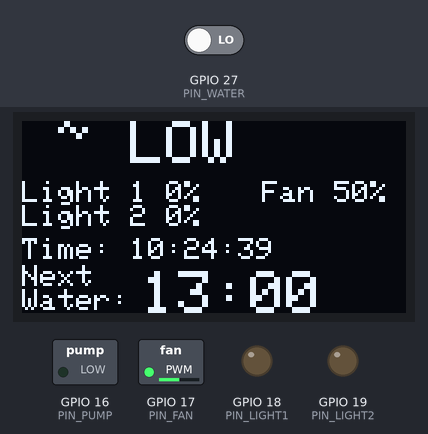
A program run on a simulated ESP32. Shown: 128×64 one-colour display, switched loads named in the program (green lamp = pin HIGH), output pins drawn as LEDs (lit = HIGH). The test bench sets the inputs (shaded band); at power-on: GPIO 27 (PIN_WATER) LOW. WiFi joins after 1.5 s; servers stay silent unless stated; the local clock reads 2024-03-15 10:24:30 at power-on unless the program sets it; what the program prints to the serial monitor is not drawn.

Above: at 9.3 s.
9.4 s: GPIO 27 (PIN_WATER) driven HIGH
At 10.9 s:
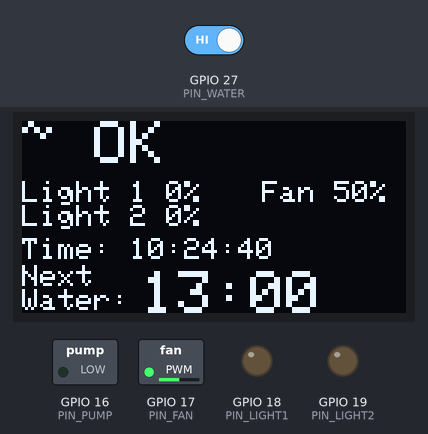
12.4 s: GPIO 27 (PIN_WATER) driven LOW
At 13.9 s:
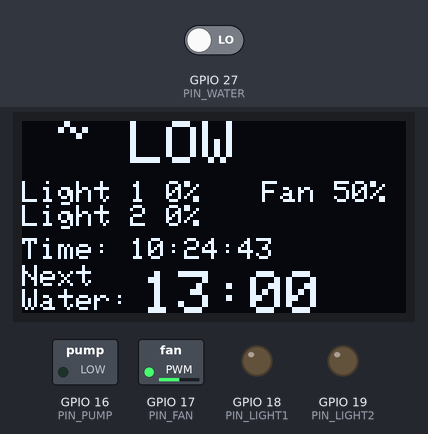
14.5 s: GPIO 27 (PIN_WATER) driven HIGH
At 20.5 s:
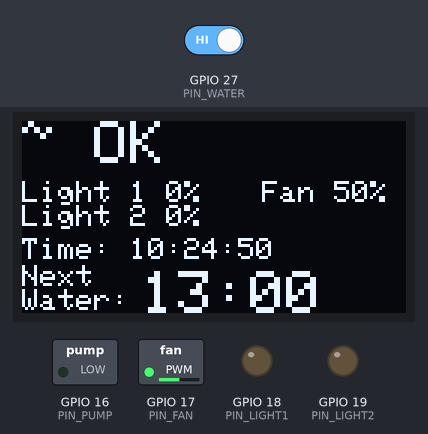
Timing chart, 0 to 22.0 s (numbered marks = the images above; inputs shaded):
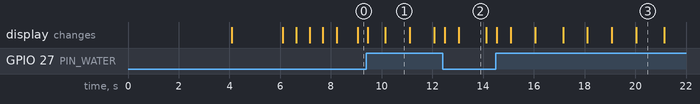

The program:

main.cpp
```cpp
/*********
  Basic Hydroponics Pump Timer
  Uses ESP32 time library to manage system clock: https://github.com/fbiego/ESP32Time

  TODO

* Fix issue with hour == 0 & reset

*********/

#include <config.h>
#include <Arduino.h>
#include <WiFi.h>
#include <time.h>
#include <ESP32Time.h>
#include <SPI.h>
#include <Wire.h>
#include <Adafruit_GFX.h>
#include <Adafruit_SSD1306.h>

ESP32Time rtc;

#define SCREEN_WIDTH 128 // OLED display width, in pixels
#define SCREEN_HEIGHT 64 // OLED display height, in pixels

// Declaration for an SSD1306 display connected to I2C (SDA, SCL pins)
#define OLED_RESET     -1 // Reset pin # (or -1 if sharing Arduino reset pin)
Adafruit_SSD1306 display(SCREEN_WIDTH, SCREEN_HEIGHT, &Wire, OLED_RESET);

#define LOGO_HEIGHT   64
#define LOGO_WIDTH    64

#include <bitmaps.h>

// Setup some variables to hold status
int pump_times_length = 0;
bool pump_times_status[100];

int light_times_length = 0;
bool light_times_status[100];

int fan_times_length = 0;
bool fan_times_status[1440];

int pwm_channel_fan_status = 0;
int pwm_channel_light1_status = 0;
int pwm_channel_light2_status = 0;

// Levels the lights should fade to (see lights_update)
int light1_target = 0;
int light2_target = 0;

bool reset = false;

void debug(String line, String line2 = "") {
  // Serial output
  Serial.println(line);
  // Display
  display.clearDisplay();
  display.setCursor(0, 10);
  display.setTextColor(WHITE);
  display.println(line);
  display.println(line2);
  display.display();
  delay(500);
}

// Setup/Reset the timers for the day
void timers_setup(void) {
  // Get the length of pump_times array for looping later
  pump_times_length = sizeof(pump_times)/sizeof(pump_times[0]);
  light_times_length = sizeof(light_times)/sizeof(light_times[0]);
  fan_times_length = sizeof(fan_times)/sizeof(fan_times[0]);

  // Reset the status of all timers (true = ready)
  for (int i = 0; i < pump_times_length; i++) {
    pump_times_status[i] = true;
  }
  for (int i = 0; i < light_times_length; i++) {
    light_times_status[i] = true;
  }
  for (int i = 0; i < fan_times_length; i++) {
    fan_times_status[i] = true;
  }
}

// Get the state of a particular time
bool timer_pump_getstate(int time) {
  // Find the index that matches hour
  int index = -1;
  for (int i=0; i<pump_times_length; i++) {
    if (time == pump_times[i]) {
      index = i;
      break;
    }
  }
  if (index == -1) {
    return false;
  } else {
    // Return current status
    return pump_times_status[index];
  }
}

// Set the state of a time
void timer_pump_setstate(int time, bool value) {
  int index = -1;
  // Find the index that matches hour
  for (int i=0; i<pump_times_length; i++) {
    if (time == pump_times[i]) {
      index = i;
      break;
    }
  }
  if (index != -1) {
    // Update status as per value
    pump_times_status[index] = value;
  }
}

// Get the next timer that is ready
int timer_pump_next(void) {
  int hour = rtc.getHour(true);
  int minute = rtc.getMinute();
  int time = (hour * 60) + minute;
  for (int i=0; i<pump_times_length; i++) {
    if (pump_times[i] >= time) {
      bool state = timer_pump_getstate(pump_times[i]);
      if(state == true) {
        return pump_times[i];
        break;
      }
    }
  }
  return -1;
}

// Run the pump
void pump_run(void) {
  display.clearDisplay();
  display.setTextSize(2);
  display.setTextColor(WHITE);
  display.setCursor(0, 0);
  display.println("Watering");
  display.display();

  // Turn relay on
  digitalWrite(PIN_PUMP, HIGH);
  delay(pump_duration * 1000);
  // Turn relay off
  digitalWrite(PIN_PUMP, LOW);
}

void fan_update(int duty) {
  ledcWrite(PIN_FAN, duty);
}

// Check if we need to run the next time
void timer_pump_check(void) {
  int hour = rtc.getHour(true);
  int minute = rtc.getMinute();
  int time = (hour * 60) + minute;
  int next_time = timer_pump_next();
  // Check if we have reached next time
  if (time == next_time) {
    // Check if time has run or not
    bool state = timer_pump_getstate(next_time);
    if (state == true) {
      pump_run();
      timer_pump_setstate(next_time, false);
    }
  }
}

int get_time_minutes() {
  int hour = rtc.getHour(true);
  int minute = rtc.getMinute();
  return (hour * 60) + minute;
}


void timer_fan_check(void) {
  int time = get_time_minutes();

  // Loop over times
  for (int i=0; i<fan_times_length; i++) {
    if (fan_times[i][0] == time) {
      if (fan_times_status[i] == true) {
        ledcWrite(PIN_FAN, fan_times[i][1]);
        pwm_channel_fan_status = fan_times[i][1];
        fan_times_status[i] = false;
      }
    }
  }
}


void timer_light_check(void) {
  int time = get_time_minutes();
  for (int i=0; i<light_times_length; i++) {
    if (light_times[i][0] == time) {
      if (light_times_status[i] == true) {
        // Set the targets only - lights_update does the fading
        if (light_times[i][1] == 0 || light_times[i][1] == 1) {
          light1_target = light_times[i][2];
        }
        if (light_times[i][1] == 0 || light_times[i][1] == 2) {
          light2_target = light_times[i][2];
        }
        light_times_status[i] = false;
      }
    }
  }
}


// Start fading a light towards its target, if it isn't already there.
// The original ESP32 can't interrupt a running hardware fade, so if one is
// still going ledcFade fails and we try again on the next loop.
void light_fade_to(int pin, int &status, int target) {
  if (status == target) return;
  if (light_fade_ms <= 0) {
    ledcWrite(pin, target);
    status = target;
  } else if (ledcFade(pin, status, target, light_fade_ms)) {
    status = target;
  }
}

void lights_update(void) {
  light_fade_to(PIN_LIGHT1, pwm_channel_light1_status, light1_target);
  light_fade_to(PIN_LIGHT2, pwm_channel_light2_status, light2_target);
}


// Work out the duty the fan should be at for a given time, from the most
// recent schedule entry. If nothing has happened yet today, carry over the
// last entry of the day (i.e. what was set yesterday evening).
// Returns 0 if there are no entries.
int fan_duty_at(int time) {
  int best_today = -1, best_today_time = -1;
  int best_any = -1, best_any_time = -1;
  for (int i=0; i<fan_times_length; i++) {
    int t = fan_times[i][0];
    // >= so that later entries win ties, matching timer_fan_check
    if (t >= best_any_time) { best_any_time = t; best_any = i; }
    if (t <= time && t >= best_today_time) { best_today_time = t; best_today = i; }
  }
  int index = (best_today != -1) ? best_today : best_any;
  return (index == -1) ? 0 : fan_times[index][1];
}

// As fan_duty_at, for light 1 or 2. Entries for "both" (0) count for either.
int light_duty_at(int light, int time) {
  int best_today = -1, best_today_time = -1;
  int best_any = -1, best_any_time = -1;
  for (int i=0; i<light_times_length; i++) {
    if (light_times[i][1] != 0 && light_times[i][1] != light) continue;
    int t = light_times[i][0];
    if (t >= best_any_time) { best_any_time = t; best_any = i; }
    if (t <= time && t >= best_today_time) { best_today_time = t; best_today = i; }
  }
  int index = (best_today != -1) ? best_today : best_any;
  return (index == -1) ? 0 : light_times[index][2];
}

// On boot, put the fan and lights into the state the schedule says they
// should be in now, and mark today's earlier entries as done.
// The pump is deliberately not caught up - missed waterings are skipped.
void restore_state(void) {
  int time = get_time_minutes();

  pwm_channel_fan_status = fan_duty_at(time);
  ledcWrite(PIN_FAN, pwm_channel_fan_status);
  // Lights fade up from off to their current level
  light1_target = light_duty_at(1, time);
  light2_target = light_duty_at(2, time);
  lights_update();

  for (int i=0; i<fan_times_length; i++) {
    if (fan_times[i][0] <= time) fan_times_status[i] = false;
  }
  for (int i=0; i<light_times_length; i++) {
    if (light_times[i][0] <= time) light_times_status[i] = false;
  }
}


// Check if we need to reset the timers
void reset_check(void) {
  // get the time elapsed in minutes
  int hour = rtc.getHour(true);
  int minute = rtc.getMinute();
  int time = (hour * 60) + minute;
  // just after midnight
  if(time == 1 && reset == false) {
    // Reset Timers
    debug("Resetting timers");
    timers_setup();
    reset = true;
  }
  // reset the reset
  if(time == 2) {
    reset = false;
  }
}

void getTimeNTP(void) {

  debug("Updating time");
  struct tm timeinfo;
  configTime(gmtOffset_sec, daylightOffset_sec, ntpServer);
  getLocalTime(&timeinfo);
  rtc.setTimeStruct(timeinfo);

  // Check if the time is valid
  if (rtc.getHour() == 0 && rtc.getMinute() == 0) {
    debug("Invalid time - retry");
    delay(5000);
    getTimeNTP();
  }

  debug("Time updated");

}

// Init and get the time
void updateTimeNtp(void) {

  display.clearDisplay();

  // Connect to Wi-Fi
  debug("Connecting to Wifi: ", String(wifi_ssid));
  WiFi.begin(wifi_ssid, wifi_password);
  while (WiFi.status() != WL_CONNECTED) {
    delay(500);
    Serial.print(".");
  }
  debug("Wifi connected");

  // Retrieve time from NTP server
  getTimeNTP();

  // Disconnect WiFi as it's no longer needed
  WiFi.disconnect(true);
  WiFi.mode(WIFI_OFF);

  debug("Wifi disconnected");
  display.clearDisplay();
}

void draw_time(void) {
  display.setTextSize(2); // Draw 2X-scale text
  display.setTextColor(WHITE);
  display.setCursor(0, 0);
  bool water = digitalRead(PIN_WATER);
  if(water) {
    display.println("~ OK");
  } else {
    display.println(" ~ LOW");
  }

  display.setTextSize(1);
  display.setCursor(0, 20);
  display.println("Light 1 " + String((int)floor((float)pwm_channel_light1_status/255*100)) + "%");
  display.print("Light 2 " + String((int)floor((float)pwm_channel_light2_status/255*100)) + "%");
  display.setCursor(80, 20);
  display.println("Fan " + String((int)floor((float)pwm_channel_fan_status/255*100)) + "%");
}

void draw_pump(void) {
  display.setTextSize(1);
  display.setTextColor(WHITE);
  display.setCursor(0, 39);
  struct tm timeinfo = rtc.getTimeStruct();
  display.print("Time: ");
  display.print(&timeinfo, "%H:%M:%S");
  display.setCursor(0, 48);
  display.println("Next");
  display.println("Water:");
  display.setCursor(40, 50);
  display.setTextSize(2);
  int time = timer_pump_next();
  if(time == -1) {
    display.print("Tomorrow");
  } else {
    int hour = floor(time/60);
    int minute = round((((float)time/60) - (float)hour) * 60);
    if(minute == 0) {
      display.print(String(hour) + ":00");
    } else if(minute < 10) {
      display.print(String(hour) + ":0" + String(minute));
    } else {
      display.print(String(hour) + ":" + String(minute));
    }
  }

}


void setup() {
  Serial.begin(115200);

  // Set default pin status
  pinMode(PIN_PUMP, OUTPUT);
  digitalWrite(PIN_PUMP, LOW);
  pinMode(PIN_WATER, INPUT);

  // Set PWM pins
  // Fan
  ledcAttach(PIN_FAN, pwm_frequency, pwm_resolution);
  ledcWrite(PIN_FAN, 0);
  // Lights 1 & 2
  ledcAttach(PIN_LIGHT1, pwm_frequency, pwm_resolution);
  ledcWrite(PIN_LIGHT1, 0);
  ledcAttach(PIN_LIGHT2, pwm_frequency, pwm_resolution);
  ledcWrite(PIN_LIGHT2, 0);

  // SSD1306_SWITCHCAPVCC = generate display voltage from 3.3V internally
  if(!display.begin(SSD1306_SWITCHCAPVCC, 0x3C)) {
    Serial.println(F("SSD1306 allocation failed"));
    for(;;); // Don't proceed, loop forever
  }

  // Display boot logo
  display.clearDisplay();
  display.drawBitmap(32, 0, bmp_logo, 64, 64, 1);
  display.display();
  delay(4000);

  // Update system clock from NTP
  updateTimeNtp();
  timers_setup();
  // Catch up fan and lights in case we rebooted part way through the day
  restore_state();
}

void loop() {
  display.clearDisplay();
  timer_pump_check();
  timer_fan_check();
  timer_light_check();
  lights_update();
  draw_time();
  draw_pump();
  display.display();
  reset_check();
  delay(100);
}
```

config.example.h
```cpp
// Copy this file to src/config.h and fill in your own values.
// config.h is ignored by git so your WiFi credentials stay private.

// All schedule times below are minutes since 0:00
// e.g 11:00 -> 11 * 60 = 660
// e.g 14:30 -> 14 * 60 + 30 = 870
// FIX - Don't use 0 (midnight) as a time; it will cause problems with the daily reset

// Wifi Settings
const char* wifi_ssid       = "";
const char* wifi_password   = "";

// Time settings
const char* ntpServer = "pool.ntp.org"; // NTP server to use
const long  gmtOffset_sec = 0; // Timezone offset
const int   daylightOffset_sec = 3600; // Daylight Savings Offset

// Pin assignments (GPIO numbers) - check these match your wiring
// Avoid GPIO 21/22 (I2C display) and strapping pins 0, 2, 5, 12, 15
#define PIN_PUMP    16 // Relay for the water pump (RX2)
#define PIN_WATER   27 // Water level sensor (digital, HIGH = OK). Needs an external pull-up/down
#define PIN_FAN     17 // Fan PWM (TX2)
#define PIN_LIGHT1  18 // Light 1 PWM (D18)
#define PIN_LIGHT2  19 // Light 2 PWM (D19)

// PWM settings (shared by fan and lights)
// 25kHz is the standard for 4-pin PC fans and is above audible range
const int pwm_frequency  = 25000; // Hz
const int pwm_resolution = 8;     // bits - duty values below are 0-255

// Light fade time when changing brightness, in milliseconds (0 = no fade)
// Hardware fades are limited to about 10 seconds at 25kHz / 8-bit; longer values just fade faster
const int light_fade_ms = 3000;

// Pumping config
// The pump runs for pump_duration seconds at each time
int pump_times[] = {
    300, // 5:00
    305, // 5:05
    310, // 5:10
    420, // 7:00
    425, // 7:05
    430, // 7:10
    600, // 10:00
    605, // 10:05
    610, // 10:10
    780, // 13:00
    785, // 13:05
    790, // 13:10
    960, // 16:00
    965, // 16:05
    970, // 16:10
    1140, // 19:00
    1145, // 19:05
    1150, // 19:10
    1320, // 22:00
    1325, // 22:05
    1330, // 22:10
};
int pump_duration = 10; // in seconds

// Light config (max 100 entries)
// Each entry: { time, light, duty }
//   light: 0 = both lights, 1 = light 1 only, 2 = light 2 only
//   duty:  0 (off) to 255 (full brightness)
int light_times[][3] = {
    {360,  0, 128}, // 6:00  - both lights 50%
    {420,  0, 255}, // 7:00  - both lights 100%
    {1260, 0, 128}, // 21:00 - both lights 50%
    {1320, 0, 0},   // 22:00 - both lights off
};

// Fan config
// Each entry: { time, duty }
//   duty: 0 (off) to 255 (full speed)
int fan_times[][2] = {
    {360,  128}, // 6:00  - fan 50%
    {1320, 51},  // 22:00 - fan 20%
};
```

Source omitted: bitmaps.h (data table, 3470 bytes)

Measured:
- after the input at 9.4 s, the display: first changes after 0.06 s (image 1 shows a later state)
- after the input at 12.4 s, the display: first changes after 0.08 s (image 2 shows a later state)
- after the input at 14.5 s, the display: first changes at once (image 3 shows a later state)
- what the display in image 1 shows lasts 1.0 s, from 10.1 s to 11.1 s
- what the display in image 2 shows lasts 1.1 s, from 13.0 s to 14.1 s
